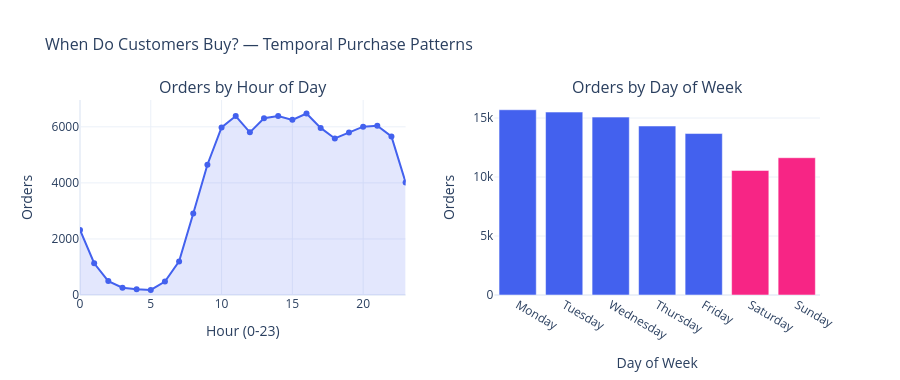

Notebook cell for this chart:
### Code cell
hourly_orders = (
    abt_delivered
    .groupby("purchase_hour")["order_id"]
    .nunique()
    .reset_index(name="orders")
)

DAY_ORDER = ["Monday","Tuesday","Wednesday","Thursday","Friday","Saturday","Sunday"]

daily_orders = (
    abt_delivered
    .groupby("purchase_day_name")["order_id"]
    .nunique()
    .reset_index(name="orders")
)
daily_orders["purchase_day_name"] = pd.Categorical(
    daily_orders["purchase_day_name"], categories=DAY_ORDER, ordered=True
)
daily_orders = daily_orders.sort_values("purchase_day_name")

fig_timing = make_subplots(
    rows=1, cols=2,
    subplot_titles=("Orders by Hour of Day", "Orders by Day of Week"),
    horizontal_spacing=0.12,
)

fig_timing.add_trace(
    go.Scatter(
        x=hourly_orders["purchase_hour"],
        y=hourly_orders["orders"],
        mode="lines+markers",
        fill="tozeroy",
        line=dict(color=PALETTE["primary"], width=2),
        fillcolor="rgba(67, 97, 238, 0.15)",
        name="Orders",
    ),
    row=1, col=1,
)

fig_timing.add_trace(
    go.Bar(
        x=daily_orders["purchase_day_name"],
        y=daily_orders["orders"],
        marker_color=[
            PALETTE["accent"] if d in ["Saturday", "Sunday"] else PALETTE["primary"]
            for d in daily_orders["purchase_day_name"]
        ],
        name="Day of Week",
    ),
    row=1, col=2,
)

fig_timing.update_layout(
    title=dict(text="When Do Customers Buy? — Temporal Purchase Patterns", font=dict(size=16)),
    template=CHART_TEMPLATE,
    height=380,
    showlegend=False,
)

fig_timing.update_xaxes(title_text="Hour (0-23)",  row=1, col=1)
fig_timing.update_xaxes(title_text="Day of Week",  row=1, col=2)
fig_timing.update_yaxes(title_text="Orders",        row=1, col=1)
fig_timing.update_yaxes(title_text="Orders",        row=1, col=2)

fig_timing.show()

### Figure 1 — Plotly figure (JSON) as saved in the notebook; plotly's stock layout.template omitted (floating-point values rounded to 4 significant figures)
{"data": [{"fill": "tozeroy", "fillcolor": "rgba(67, 97, 238, 0.15)", "line": {"color": "#4361EE", "width": 2}, "mode": "lines+markers", "name": "Orders", "type": "scatter", "x": [0, 1, 2, 3, 4, 5, 6, 7, 8, 9, 10, 11, 12, 13, 14, 15, 16, 17, 18, 19, 20, 21, 22, 23], "xaxis": "x", "y": [2321, 1133, 496, 259, 203, 182, 478, 1199, 2907, 4647, 5978, 6385, 5803, 6309, 6383, 6249, 6476, 5963, 5585, 5801, 6007, 6040, 5659, 4015], "yaxis": "y"}, {"marker": {"color": ["#4361EE", "#4361EE", "#4361EE", "#4361EE", "#4361EE", "#F72585", "#F72585"]}, "name": "Day of Week", "type": "bar", "x": ["Monday", "Tuesday", "Wednesday", "Thursday", "Friday", "Saturday", "Sunday"], "xaxis": "x2", "y": [15701, 15503, 15076, 14323, 13685, 10555, 11635], "yaxis": "y2"}], "layout": {"annotations": [{"font": {"size": 16}, "showarrow": false, "text": "Orders by Hour of Day", "x": 0.22, "xanchor": "center", "xref": "paper", "y": 1, "yanchor": "bottom", "yref": "paper"}, {"font": {"size": 16}, "showarrow": false, "text": "Orders by Day of Week", "x": 0.78, "xanchor": "center", "xref": "paper", "y": 1, "yanchor": "bottom", "yref": "paper"}], "height": 380, "showlegend": false, "title": {"font": {"size": 16}, "text": "When Do Customers Buy? — Temporal Purchase Patterns"}, "xaxis": {"anchor": "y", "domain": [0, 0.44], "title": {"text": "Hour (0-23)"}}, "xaxis2": {"anchor": "y2", "domain": [0.56, 1], "title": {"text": "Day of Week"}}, "yaxis": {"anchor": "x", "domain": [0, 1], "title": {"text": "Orders"}}, "yaxis2": {"anchor": "x2", "domain": [0, 1], "title": {"text": "Orders"}}}}
